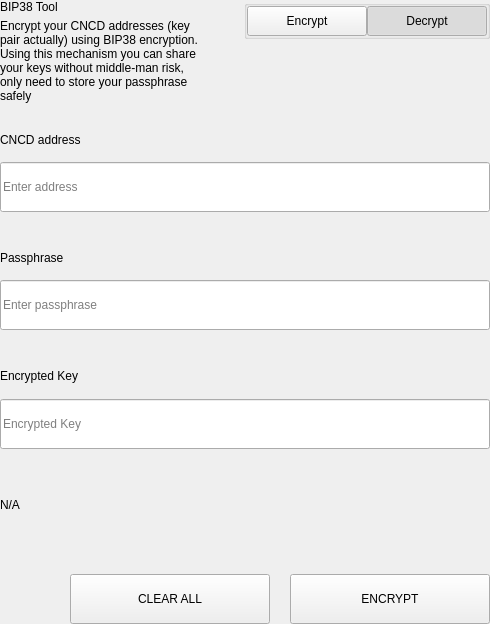
<?xml version="1.0" encoding="UTF-8"?>
<ui version="4.0">
 <class>SettingsBitToolWidget</class>
 <widget class="QWidget" name="SettingsBitToolWidget">
  <property name="geometry">
   <rect>
    <x>0</x>
    <y>0</y>
    <width>490</width>
    <height>624</height>
   </rect>
  </property>
  <property name="windowTitle">
   <string>Form</string>
  </property>
  <layout class="QVBoxLayout" name="verticalLayout">
   <property name="spacing">
    <number>0</number>
   </property>
   <property name="leftMargin">
    <number>0</number>
   </property>
   <property name="topMargin">
    <number>0</number>
   </property>
   <property name="rightMargin">
    <number>0</number>
   </property>
   <property name="bottomMargin">
    <number>0</number>
   </property>
   <item>
    <widget class="QWidget" name="left" native="true">
     <layout class="QVBoxLayout" name="verticalLayout_3">
      <property name="leftMargin">
       <number>0</number>
      </property>
      <property name="topMargin">
       <number>0</number>
      </property>
      <property name="rightMargin">
       <number>0</number>
      </property>
      <property name="bottomMargin">
       <number>0</number>
      </property>
      <item>
       <layout class="QVBoxLayout" name="verticalLayout_2">
        <property name="spacing">
         <number>0</number>
        </property>
        <item>
         <layout class="QHBoxLayout" name="horizontalLayout_3" stretch="3,1">
          <property name="spacing">
           <number>40</number>
          </property>
          <item>
           <layout class="QVBoxLayout" name="verticalLayoutTitle">
            <property name="spacing">
             <number>5</number>
            </property>
            <item>
             <widget class="QLabel" name="labelTitle">
              <property name="text">
               <string>BIP38 Tool</string>
              </property>
             </widget>
            </item>
            <item>
             <widget class="QLabel" name="labelSubtitle1">
              <property name="text">
               <string>Encrypt your CNCD addresses (key pair actually) using BIP38 encryption.
Using this mechanism you can share your keys without middle-man risk, only need to store your passphrase safely</string>
              </property>
              <property name="wordWrap">
               <bool>true</bool>
              </property>
             </widget>
            </item>
           </layout>
          </item>
          <item alignment="Qt::AlignTop">
           <widget class="QGroupBox" name="groupBox">
            <property name="title">
             <string/>
            </property>
            <property name="alignment">
             <set>Qt::AlignLeading|Qt::AlignLeft|Qt::AlignTop</set>
            </property>
            <layout class="QHBoxLayout" name="horizontalLayout_4">
             <property name="spacing">
              <number>0</number>
             </property>
             <property name="leftMargin">
              <number>0</number>
             </property>
             <property name="topMargin">
              <number>0</number>
             </property>
             <property name="rightMargin">
              <number>0</number>
             </property>
             <property name="bottomMargin">
              <number>0</number>
             </property>
             <item>
              <spacer name="horizontalSpacer">
               <property name="orientation">
                <enum>Qt::Horizontal</enum>
               </property>
               <property name="sizeHint" stdset="0">
                <size>
                 <width>40</width>
                 <height>20</height>
                </size>
               </property>
              </spacer>
             </item>
             <item>
              <widget class="QPushButton" name="pushLeft">
               <property name="minimumSize">
                <size>
                 <width>120</width>
                 <height>30</height>
                </size>
               </property>
               <property name="maximumSize">
                <size>
                 <width>120</width>
                 <height>30</height>
                </size>
               </property>
               <property name="focusPolicy">
                <enum>Qt::NoFocus</enum>
               </property>
               <property name="text">
                <string>Encrypt</string>
               </property>
               <property name="checkable">
                <bool>true</bool>
               </property>
               <property name="autoExclusive">
                <bool>true</bool>
               </property>
              </widget>
             </item>
             <item>
              <widget class="QPushButton" name="pushRight">
               <property name="minimumSize">
                <size>
                 <width>120</width>
                 <height>30</height>
                </size>
               </property>
               <property name="maximumSize">
                <size>
                 <width>120</width>
                 <height>30</height>
                </size>
               </property>
               <property name="focusPolicy">
                <enum>Qt::NoFocus</enum>
               </property>
               <property name="text">
                <string>Decrypt</string>
               </property>
               <property name="checkable">
                <bool>true</bool>
               </property>
               <property name="checked">
                <bool>true</bool>
               </property>
               <property name="autoExclusive">
                <bool>true</bool>
               </property>
              </widget>
             </item>
            </layout>
           </widget>
          </item>
         </layout>
        </item>
        <item>
         <widget class="QStackedWidget" name="stackedWidget">
          <property name="currentIndex">
           <number>1</number>
          </property>
          <widget class="QWidget" name="pageDecrypt">
           <layout class="QVBoxLayout" name="verticalLayout_5">
            <property name="spacing">
             <number>0</number>
            </property>
            <property name="leftMargin">
             <number>0</number>
            </property>
            <property name="topMargin">
             <number>0</number>
            </property>
            <property name="rightMargin">
             <number>0</number>
            </property>
            <property name="bottomMargin">
             <number>0</number>
            </property>
            <item>
             <widget class="QWidget" name="widget" native="true">
              <property name="minimumSize">
               <size>
                <width>0</width>
                <height>100</height>
               </size>
              </property>
              <layout class="QVBoxLayout" name="verticalLayout_4">
               <property name="spacing">
                <number>0</number>
               </property>
               <property name="leftMargin">
                <number>0</number>
               </property>
               <property name="topMargin">
                <number>0</number>
               </property>
               <property name="rightMargin">
                <number>0</number>
               </property>
               <property name="bottomMargin">
                <number>0</number>
               </property>
               <item>
                <spacer name="verticalSpacer_2">
                 <property name="orientation">
                  <enum>Qt::Vertical</enum>
                 </property>
                 <property name="sizeType">
                  <enum>QSizePolicy::Fixed</enum>
                 </property>
                 <property name="sizeHint" stdset="0">
                  <size>
                   <width>20</width>
                   <height>20</height>
                  </size>
                 </property>
                </spacer>
               </item>
               <item>
                <layout class="QHBoxLayout" name="horizontalLayout_6" stretch="2">
                 <property name="spacing">
                  <number>0</number>
                 </property>
                 <item>
                  <layout class="QVBoxLayout" name="verticalLayout_7">
                   <property name="spacing">
                    <number>9</number>
                   </property>
                   <item>
                    <widget class="QLabel" name="labelSubtitleKey">
                     <property name="minimumSize">
                      <size>
                       <width>0</width>
                       <height>20</height>
                      </size>
                     </property>
                     <property name="maximumSize">
                      <size>
                       <width>16777215</width>
                       <height>20</height>
                      </size>
                     </property>
                     <property name="text">
                      <string>Encrypted key</string>
                     </property>
                    </widget>
                   </item>
                   <item>
                    <widget class="QLineEdit" name="lineEditKey">
                     <property name="minimumSize">
                      <size>
                       <width>0</width>
                       <height>50</height>
                      </size>
                     </property>
                     <property name="maximumSize">
                      <size>
                       <width>16777215</width>
                       <height>50</height>
                      </size>
                     </property>
                     <property name="placeholderText">
                      <string>Enter a encrypted key</string>
                     </property>
                    </widget>
                   </item>
                  </layout>
                 </item>
                </layout>
               </item>
               <item>
                <spacer name="verticalSpacer_3">
                 <property name="orientation">
                  <enum>Qt::Vertical</enum>
                 </property>
                 <property name="sizeType">
                  <enum>QSizePolicy::Fixed</enum>
                 </property>
                 <property name="sizeHint" stdset="0">
                  <size>
                   <width>20</width>
                   <height>20</height>
                  </size>
                 </property>
                </spacer>
               </item>
               <item>
                <layout class="QVBoxLayout" name="verticalLayout_9">
                 <property name="spacing">
                  <number>9</number>
                 </property>
                 <item>
                  <widget class="QLabel" name="labelSubtitlePassphrase">
                   <property name="maximumSize">
                    <size>
                     <width>16777215</width>
                     <height>20</height>
                    </size>
                   </property>
                   <property name="text">
                    <string>Passphrase</string>
                   </property>
                  </widget>
                 </item>
                 <item>
                  <widget class="QLineEdit" name="lineEditPassphrase">
                   <property name="minimumSize">
                    <size>
                     <width>0</width>
                     <height>50</height>
                    </size>
                   </property>
                   <property name="maximumSize">
                    <size>
                     <width>16777215</width>
                     <height>50</height>
                    </size>
                   </property>
                   <property name="placeholderText">
                    <string>Enter a passphrase</string>
                   </property>
                  </widget>
                 </item>
                </layout>
               </item>
               <item>
                <spacer name="verticalSpacer_4">
                 <property name="orientation">
                  <enum>Qt::Vertical</enum>
                 </property>
                 <property name="sizeType">
                  <enum>QSizePolicy::Fixed</enum>
                 </property>
                 <property name="sizeHint" stdset="0">
                  <size>
                   <width>20</width>
                   <height>20</height>
                  </size>
                 </property>
                </spacer>
               </item>
               <item>
                <widget class="QWidget" name="widget_3" native="true">
                 <property name="sizePolicy">
                  <sizepolicy hsizetype="Preferred" vsizetype="Fixed">
                   <horstretch>0</horstretch>
                   <verstretch>0</verstretch>
                  </sizepolicy>
                 </property>
                 <layout class="QVBoxLayout" name="verticalLayout_10">
                  <property name="spacing">
                   <number>9</number>
                  </property>
                  <property name="leftMargin">
                   <number>0</number>
                  </property>
                  <property name="topMargin">
                   <number>0</number>
                  </property>
                  <property name="rightMargin">
                   <number>0</number>
                  </property>
                  <property name="bottomMargin">
                   <number>0</number>
                  </property>
                  <item>
                   <widget class="QLabel" name="labelSubtitleDecryptResult">
                    <property name="minimumSize">
                     <size>
                      <width>0</width>
                      <height>20</height>
                     </size>
                    </property>
                    <property name="maximumSize">
                     <size>
                      <width>16777215</width>
                      <height>20</height>
                     </size>
                    </property>
                    <property name="text">
                     <string>Decrypted address result</string>
                    </property>
                   </widget>
                  </item>
                  <item>
                   <widget class="QWidget" name="widget_4" native="true">
                    <layout class="QHBoxLayout" name="horizontalLayout" stretch="6,0,1">
                     <property name="spacing">
                      <number>0</number>
                     </property>
                     <property name="leftMargin">
                      <number>0</number>
                     </property>
                     <property name="topMargin">
                      <number>0</number>
                     </property>
                     <property name="rightMargin">
                      <number>0</number>
                     </property>
                     <property name="bottomMargin">
                      <number>0</number>
                     </property>
                     <item alignment="Qt::AlignVCenter">
                      <widget class="QLineEdit" name="lineEditDecryptResult">
                       <property name="minimumSize">
                        <size>
                         <width>0</width>
                         <height>50</height>
                        </size>
                       </property>
                       <property name="maximumSize">
                        <size>
                         <width>16777215</width>
                         <height>50</height>
                        </size>
                       </property>
                       <property name="placeholderText">
                        <string>Decrypted Address</string>
                       </property>
                      </widget>
                     </item>
                     <item>
                      <spacer name="horizontalSpacer_4">
                       <property name="orientation">
                        <enum>Qt::Horizontal</enum>
                       </property>
                       <property name="sizeType">
                        <enum>QSizePolicy::Fixed</enum>
                       </property>
                       <property name="sizeHint" stdset="0">
                        <size>
                         <width>20</width>
                         <height>50</height>
                        </size>
                       </property>
                      </spacer>
                     </item>
                     <item>
                      <widget class="QPushButton" name="pushButtonImport">
                       <property name="minimumSize">
                        <size>
                         <width>140</width>
                         <height>40</height>
                        </size>
                       </property>
                       <property name="text">
                        <string>Import Address</string>
                       </property>
                      </widget>
                     </item>
                    </layout>
                   </widget>
                  </item>
                 </layout>
                </widget>
               </item>
               <item>
                <widget class="QLabel" name="statusLabel_DEC">
                 <property name="maximumSize">
                  <size>
                   <width>16777215</width>
                   <height>40</height>
                  </size>
                 </property>
                 <property name="text">
                  <string/>
                 </property>
                </widget>
               </item>
               <item>
                <spacer name="verticalSpacer">
                 <property name="orientation">
                  <enum>Qt::Vertical</enum>
                 </property>
                 <property name="sizeType">
                  <enum>QSizePolicy::Preferred</enum>
                 </property>
                 <property name="sizeHint" stdset="0">
                  <size>
                   <width>20</width>
                   <height>20</height>
                  </size>
                 </property>
                </spacer>
               </item>
               <item>
                <layout class="QHBoxLayout" name="horizontalLayout_7">
                 <property name="spacing">
                  <number>0</number>
                 </property>
                 <item>
                  <spacer name="horizontalSpacer_5">
                   <property name="orientation">
                    <enum>Qt::Horizontal</enum>
                   </property>
                   <property name="sizeType">
                    <enum>QSizePolicy::Expanding</enum>
                   </property>
                   <property name="sizeHint" stdset="0">
                    <size>
                     <width>40</width>
                     <height>20</height>
                    </size>
                   </property>
                  </spacer>
                 </item>
                 <item>
                  <widget class="QPushButton" name="pushButtonDecryptClear">
                   <property name="minimumSize">
                    <size>
                     <width>200</width>
                     <height>50</height>
                    </size>
                   </property>
                   <property name="maximumSize">
                    <size>
                     <width>200</width>
                     <height>50</height>
                    </size>
                   </property>
                   <property name="text">
                    <string>CLEAR</string>
                   </property>
                  </widget>
                 </item>
                 <item>
                  <spacer name="horizontalSpacer_3">
                   <property name="orientation">
                    <enum>Qt::Horizontal</enum>
                   </property>
                   <property name="sizeType">
                    <enum>QSizePolicy::Fixed</enum>
                   </property>
                   <property name="sizeHint" stdset="0">
                    <size>
                     <width>20</width>
                     <height>20</height>
                    </size>
                   </property>
                  </spacer>
                 </item>
                 <item>
                  <widget class="QPushButton" name="pushButtonDecrypt">
                   <property name="minimumSize">
                    <size>
                     <width>200</width>
                     <height>50</height>
                    </size>
                   </property>
                   <property name="maximumSize">
                    <size>
                     <width>200</width>
                     <height>50</height>
                    </size>
                   </property>
                   <property name="text">
                    <string>DECRYPT KEY</string>
                   </property>
                  </widget>
                 </item>
                </layout>
               </item>
              </layout>
             </widget>
            </item>
           </layout>
          </widget>
          <widget class="QWidget" name="pageEncrypt">
           <layout class="QVBoxLayout" name="verticalLayout_11">
            <property name="spacing">
             <number>0</number>
            </property>
            <property name="leftMargin">
             <number>0</number>
            </property>
            <property name="topMargin">
             <number>0</number>
            </property>
            <property name="rightMargin">
             <number>0</number>
            </property>
            <property name="bottomMargin">
             <number>0</number>
            </property>
            <item>
             <spacer name="verticalSpacer_8">
              <property name="orientation">
               <enum>Qt::Vertical</enum>
              </property>
              <property name="sizeType">
               <enum>QSizePolicy::Fixed</enum>
              </property>
              <property name="sizeHint" stdset="0">
               <size>
                <width>20</width>
                <height>20</height>
               </size>
              </property>
             </spacer>
            </item>
            <item>
             <widget class="QWidget" name="containerAddressEnc" native="true">
              <layout class="QVBoxLayout" name="containerAddressEncLayout">
               <property name="spacing">
                <number>5</number>
               </property>
               <property name="leftMargin">
                <number>0</number>
               </property>
               <property name="topMargin">
                <number>0</number>
               </property>
               <property name="rightMargin">
                <number>0</number>
               </property>
               <property name="bottomMargin">
                <number>0</number>
               </property>
               <item>
                <widget class="QLabel" name="labelSubtitleAddress">
                 <property name="minimumSize">
                  <size>
                   <width>0</width>
                   <height>20</height>
                  </size>
                 </property>
                 <property name="maximumSize">
                  <size>
                   <width>16777215</width>
                   <height>20</height>
                  </size>
                 </property>
                 <property name="text">
                  <string>CNCD address</string>
                 </property>
                </widget>
               </item>
               <item>
                <widget class="QLineEdit" name="addressIn_ENC">
                 <property name="minimumSize">
                  <size>
                   <width>0</width>
                   <height>50</height>
                  </size>
                 </property>
                 <property name="placeholderText">
                  <string>Enter address</string>
                 </property>
                </widget>
               </item>
              </layout>
             </widget>
            </item>
            <item>
             <spacer name="verticalSpacer_6">
              <property name="orientation">
               <enum>Qt::Vertical</enum>
              </property>
              <property name="sizeType">
               <enum>QSizePolicy::Fixed</enum>
              </property>
              <property name="sizeHint" stdset="0">
               <size>
                <width>20</width>
                <height>20</height>
               </size>
              </property>
             </spacer>
            </item>
            <item>
             <widget class="QWidget" name="containerAddress" native="true">
              <layout class="QHBoxLayout" name="horizontalLayout_9" stretch="2">
               <property name="spacing">
                <number>0</number>
               </property>
               <property name="leftMargin">
                <number>0</number>
               </property>
               <property name="topMargin">
                <number>0</number>
               </property>
               <property name="rightMargin">
                <number>0</number>
               </property>
               <property name="bottomMargin">
                <number>0</number>
               </property>
               <item>
                <layout class="QVBoxLayout" name="verticalLayout_8">
                 <property name="spacing">
                  <number>5</number>
                 </property>
                 <item>
                  <widget class="QLabel" name="labelSubtitleMessage">
                   <property name="minimumSize">
                    <size>
                     <width>0</width>
                     <height>20</height>
                    </size>
                   </property>
                   <property name="maximumSize">
                    <size>
                     <width>16777215</width>
                     <height>20</height>
                    </size>
                   </property>
                   <property name="text">
                    <string>Passphrase</string>
                   </property>
                  </widget>
                 </item>
                 <item>
                  <widget class="QLineEdit" name="passphraseIn_ENC">
                   <property name="minimumSize">
                    <size>
                     <width>0</width>
                     <height>50</height>
                    </size>
                   </property>
                   <property name="maximumSize">
                    <size>
                     <width>16777215</width>
                     <height>50</height>
                    </size>
                   </property>
                   <property name="placeholderText">
                    <string>Enter passphrase</string>
                   </property>
                  </widget>
                 </item>
                </layout>
               </item>
              </layout>
             </widget>
            </item>
            <item>
             <spacer name="verticalSpacer_7">
              <property name="orientation">
               <enum>Qt::Vertical</enum>
              </property>
              <property name="sizeType">
               <enum>QSizePolicy::Fixed</enum>
              </property>
              <property name="sizeHint" stdset="0">
               <size>
                <width>20</width>
                <height>20</height>
               </size>
              </property>
             </spacer>
            </item>
            <item>
             <widget class="QWidget" name="widget_2" native="true">
              <property name="minimumSize">
               <size>
                <width>0</width>
                <height>75</height>
               </size>
              </property>
              <property name="maximumSize">
               <size>
                <width>16777215</width>
                <height>16777215</height>
               </size>
              </property>
              <layout class="QVBoxLayout" name="verticalLayout_6">
               <property name="leftMargin">
                <number>0</number>
               </property>
               <property name="topMargin">
                <number>0</number>
               </property>
               <property name="rightMargin">
                <number>0</number>
               </property>
               <property name="bottomMargin">
                <number>0</number>
               </property>
               <item>
                <widget class="QLabel" name="labelSubtitleEncryptedKey">
                 <property name="minimumSize">
                  <size>
                   <width>0</width>
                   <height>20</height>
                  </size>
                 </property>
                 <property name="maximumSize">
                  <size>
                   <width>16777215</width>
                   <height>20</height>
                  </size>
                 </property>
                 <property name="text">
                  <string>Encrypted Key</string>
                 </property>
                </widget>
               </item>
               <item>
                <widget class="QLineEdit" name="encryptedKeyOut_ENC">
                 <property name="minimumSize">
                  <size>
                   <width>0</width>
                   <height>50</height>
                  </size>
                 </property>
                 <property name="placeholderText">
                  <string>Encrypted Key</string>
                 </property>
                </widget>
               </item>
              </layout>
             </widget>
            </item>
            <item>
             <widget class="QLabel" name="statusLabel_ENC">
              <property name="text">
               <string notr="true">N/A</string>
              </property>
             </widget>
            </item>
            <item>
             <spacer name="verticalSpacer_5">
              <property name="orientation">
               <enum>Qt::Vertical</enum>
              </property>
              <property name="sizeType">
               <enum>QSizePolicy::Fixed</enum>
              </property>
              <property name="sizeHint" stdset="0">
               <size>
                <width>20</width>
                <height>20</height>
               </size>
              </property>
             </spacer>
            </item>
            <item>
             <layout class="QHBoxLayout" name="horizontalLayout_8">
              <property name="spacing">
               <number>0</number>
              </property>
              <item>
               <spacer name="horizontalSpacer_6">
                <property name="orientation">
                 <enum>Qt::Horizontal</enum>
                </property>
                <property name="sizeType">
                 <enum>QSizePolicy::Expanding</enum>
                </property>
                <property name="sizeHint" stdset="0">
                 <size>
                  <width>40</width>
                  <height>20</height>
                 </size>
                </property>
               </spacer>
              </item>
              <item>
               <widget class="QPushButton" name="pushButtonClear">
                <property name="minimumSize">
                 <size>
                  <width>200</width>
                  <height>50</height>
                 </size>
                </property>
                <property name="focusPolicy">
                 <enum>Qt::NoFocus</enum>
                </property>
                <property name="text">
                 <string>CLEAR ALL</string>
                </property>
               </widget>
              </item>
              <item>
               <spacer name="horizontalSpacer_2">
                <property name="orientation">
                 <enum>Qt::Horizontal</enum>
                </property>
                <property name="sizeType">
                 <enum>QSizePolicy::Fixed</enum>
                </property>
                <property name="sizeHint" stdset="0">
                 <size>
                  <width>20</width>
                  <height>20</height>
                 </size>
                </property>
               </spacer>
              </item>
              <item>
               <widget class="QPushButton" name="pushButtonEncrypt">
                <property name="minimumSize">
                 <size>
                  <width>200</width>
                  <height>50</height>
                 </size>
                </property>
                <property name="maximumSize">
                 <size>
                  <width>200</width>
                  <height>50</height>
                 </size>
                </property>
                <property name="focusPolicy">
                 <enum>Qt::NoFocus</enum>
                </property>
                <property name="text">
                 <string>ENCRYPT</string>
                </property>
               </widget>
              </item>
             </layout>
            </item>
           </layout>
          </widget>
         </widget>
        </item>
       </layout>
      </item>
     </layout>
    </widget>
   </item>
  </layout>
 </widget>
 <resources/>
 <connections/>
</ui>
